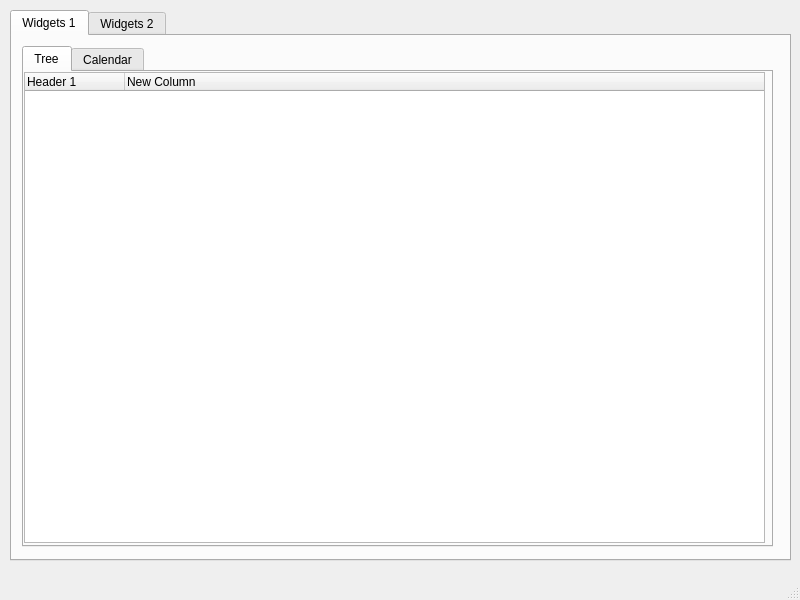
<?xml version="1.0" encoding="UTF-8"?>
<ui version="4.0">
 <class>MainWindow</class>
 <widget class="QMainWindow" name="MainWindow">
  <property name="geometry">
   <rect>
    <x>0</x>
    <y>0</y>
    <width>800</width>
    <height>600</height>
   </rect>
  </property>
  <property name="windowTitle">
   <string>MainWindow</string>
  </property>
  <widget class="QWidget" name="centralwidget">
   <widget class="QTabWidget" name="tabWidget">
    <property name="geometry">
     <rect>
      <x>10</x>
      <y>10</y>
      <width>781</width>
      <height>551</height>
     </rect>
    </property>
    <property name="currentIndex">
     <number>0</number>
    </property>
    <widget class="QWidget" name="tab">
     <attribute name="title">
      <string>Widgets 1</string>
     </attribute>
     <widget class="QWidget" name="verticalLayoutWidget">
      <property name="geometry">
       <rect>
        <x>10</x>
        <y>10</y>
        <width>751</width>
        <height>501</height>
       </rect>
      </property>
      <layout class="QVBoxLayout" name="verticalLayout">
       <item>
        <widget class="QTabWidget" name="tabWidget_2">
         <property name="currentIndex">
          <number>0</number>
         </property>
         <widget class="QWidget" name="tab_3">
          <attribute name="title">
           <string>Tree</string>
          </attribute>
          <widget class="QWidget" name="verticalLayoutWidget_2">
           <property name="geometry">
            <rect>
             <x>0</x>
             <y>0</y>
             <width>741</width>
             <height>471</height>
            </rect>
           </property>
           <layout class="QVBoxLayout" name="verticalLayout_2">
            <item>
             <widget class="QTreeWidget" name="treeWidget">
              <column>
               <property name="text">
                <string>Header 1</string>
               </property>
              </column>
              <column>
               <property name="text">
                <string>New Column</string>
               </property>
              </column>
             </widget>
            </item>
           </layout>
          </widget>
         </widget>
         <widget class="QWidget" name="tab_4">
          <attribute name="title">
           <string>Calendar</string>
          </attribute>
          <widget class="QDateEdit" name="dateEdit">
           <property name="geometry">
            <rect>
             <x>10</x>
             <y>10</y>
             <width>721</width>
             <height>22</height>
            </rect>
           </property>
           <property name="alignment">
            <set>Qt::AlignCenter</set>
           </property>
          </widget>
          <widget class="QCalendarWidget" name="calendarWidget">
           <property name="geometry">
            <rect>
             <x>10</x>
             <y>50</y>
             <width>721</width>
             <height>411</height>
            </rect>
           </property>
          </widget>
         </widget>
        </widget>
       </item>
      </layout>
     </widget>
    </widget>
    <widget class="QWidget" name="tab_2">
     <attribute name="title">
      <string>Widgets 2</string>
     </attribute>
     <widget class="QGroupBox" name="groupBox">
      <property name="geometry">
       <rect>
        <x>10</x>
        <y>10</y>
        <width>251</width>
        <height>161</height>
       </rect>
      </property>
      <property name="title">
       <string>GroupBox</string>
      </property>
      <widget class="QWidget" name="">
       <property name="geometry">
        <rect>
         <x>20</x>
         <y>10</y>
         <width>84</width>
         <height>65</height>
        </rect>
       </property>
       <layout class="QVBoxLayout" name="verticalLayout_3">
        <item>
         <widget class="QRadioButton" name="radioButton">
          <property name="text">
           <string>Default</string>
          </property>
          <property name="checked">
           <bool>true</bool>
          </property>
         </widget>
        </item>
        <item>
         <widget class="QRadioButton" name="radioButton_2">
          <property name="text">
           <string>Option 1</string>
          </property>
         </widget>
        </item>
        <item>
         <widget class="QRadioButton" name="radioButton_3">
          <property name="statusTip">
           <string>This is Option 2</string>
          </property>
          <property name="text">
           <string>Option 2</string>
          </property>
         </widget>
        </item>
       </layout>
      </widget>
     </widget>
    </widget>
   </widget>
  </widget>
  <widget class="QMenuBar" name="menubar">
   <property name="geometry">
    <rect>
     <x>0</x>
     <y>0</y>
     <width>800</width>
     <height>21</height>
    </rect>
   </property>
  </widget>
  <widget class="QStatusBar" name="statusbar"/>
 </widget>
 <resources/>
 <connections/>
</ui>
